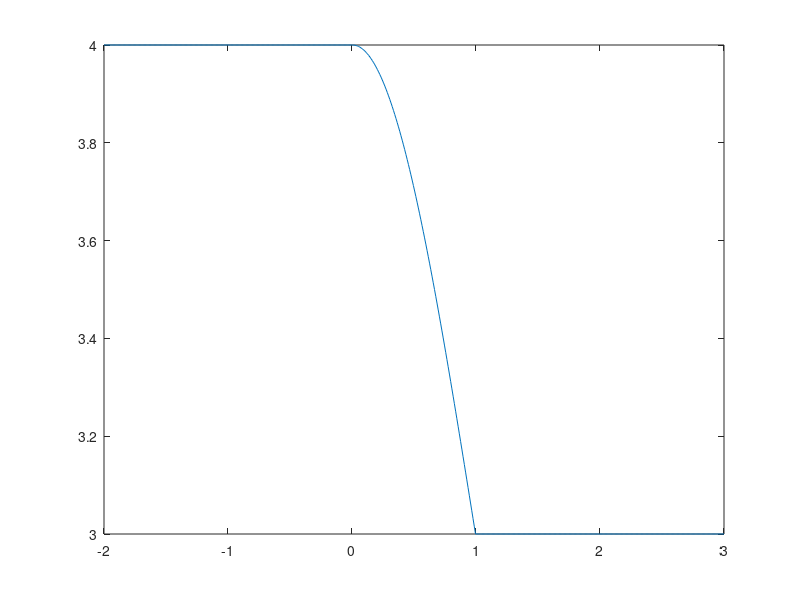

Write the MATLAB code that produced this figure.
t1 = linspace(-2,0,200);
x1 = 4*ones(1,200);
t2 = linspace(0,1,100);
x2 = sin(pi/2*t2+pi/2)+3;
t3 = linspace(1,3,200);
x3 = 3*ones(1,200);
t = linspace(-2,3,500);
x = [x1 x2 x3];
plot(t,x)

